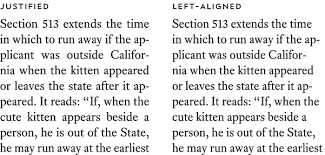
#> input picture download.png, 325 x 155 px, found by its file name
$ python TextDetection.py
#> lines starting #> are read from the running program, lines starting #| are printed output that depends on the picture; after the words box and inside, x2 and y2 are one past the last pixel; in counts of white or black regions, pixels touching at a corner belong together
import cv2
import pytesseract
import requests
import numpy as np

# Mention the installed location of Tesseract-OCR in your system
pytesseract.pytesseract.tesseract_cmd = r'C:\Program Files\Tesseract-OCR\tesseract.exe'

# Read image from which text needs to be extracted
image_url="https://github.com/ZachariasEdakkara/cvRepository/blob/main/download.png?raw=true"
response=requests.get(image_url)
img_array=np.array(bytearray(response.content), dtype=np.uint8) #converts image into NumPy Array(pixels)
img=cv2.imdecode(img_array, cv2.IMREAD_COLOR)
#> img is the input picture: shape (155, 325, 3); mean B, G, R 228.2, 228, 228.4

# Preprocessing the image starts

# Convert the image to gray scale
gray = cv2.cvtColor(img, cv2.COLOR_BGR2GRAY)

# Performing OTSU threshold to binarize the image, which converts it into black and white
ret, thresh1 = cv2.threshold(gray, 0, 255, cv2.THRESH_OTSU | cv2.THRESH_BINARY_INV)
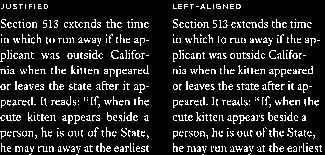
#> thresh1: shape (155, 325); 13.2% white in thin lines or dots
#> ret = 162

# Specify structure shape and kernel size.
# Kernel size increases or decreases the area
# of the rectangle to be detected.
# A smaller value like (10, 10) will detect
# each word instead of a sentence.
rect_kernel = cv2.getStructuringElement(cv2.MORPH_RECT, (18, 18))

# Applying dilation on the threshold image
dilation = cv2.dilate(thresh1, rect_kernel, iterations = 1)
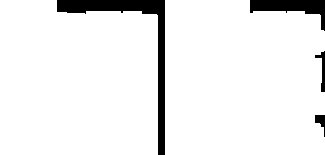
#> dilation: shape (155, 325); 93% white; 4 black regions

# Finding contours
contours, hierarchy = cv2.findContours(dilation, cv2.RETR_EXTERNAL,
                                                 cv2.CHAIN_APPROX_NONE)
#> contours = 2 contours; box (x1, y1, x2, y2) and area: (165, 0, 325, 155) 23250, (0, 0, 158, 155) 22964

# Creating a copy of image
im2 = img.copy()

# A text file is created and flushed
file = open("recognized.txt", "w+")
file.write("")
file.close()

# Looping through the identified contours
# Then rectangular part is cropped and passed on
# to pytesseract for extracting text from it
# Extracted text is then written into the text file
for cnt in contours:
    x, y, w, h = cv2.boundingRect(cnt)

    # Drawing a rectangle on copied image
    rect = cv2.rectangle(im2, (x, y), (x + w, y + h), (0, 255, 0), 2)

    # Cropping the text block for giving input to OCR
    cropped = im2[y:y + h, x:x + w]

    # Open the file in append mode
    file = open("recognized.txt", "a")

    # Apply OCR on the cropped image
#> (the run stopped early here; a loop or call above may not have finished)

$ run again, with images.jpg saved as download.png
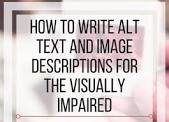
#> input picture images.jpg, 169 x 122 px, found by its file name
#> img is the input picture: shape (122, 169, 3); mean B, G, R 202.9, 202.9, 211.4
#> `ret, thresh1 = cv2.threshold(gray, 0, 255, cv2.THRESH_OTSU | cv2.THRES..`:
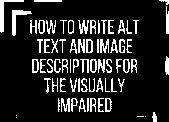
#> thresh1: shape (122, 169); 15.1% white in thin lines or dots
#> ret = 151
#> `dilation = cv2.dilate(thresh1, rect_kernel, iterations = 1)`:
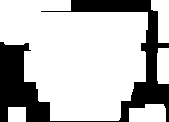
#> dilation: shape (122, 169); 73.6% white; 1 black region
#> contours = 5 contours; box (x1, y1, x2, y2) and area: (0, 0, 148, 121) 13033, (129, 104, 166, 122) 544, (151, 0, 169, 43) 489, (157, 48, 169, 84) 378, (8, 107, 26, 122) 238
